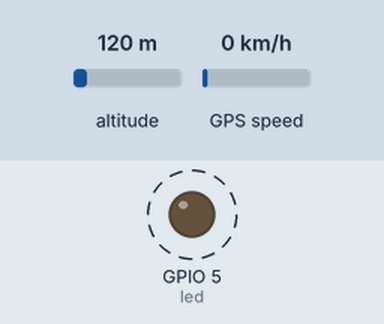
The program below on a simulated ESP32 board running MicroPython. On the bench: output pins drawn as LEDs (lit = HIGH). Dashed ring = blinking. Inputs (shaded band) come from the test bench; at power-on: altitude 120 m, GPS speed 0 km/h. The clock reads 2024-03-15 10:24:30 at power-on unless the program sets it; files the program writes start out absent; the GPS gets a fix after 3 s at 37.7749, -122.4194 with 8 satellites; what the program prints to the serial console is not drawn.

Above: at 1.36 s.
1.4 s: altitude set to 20 m
4.9 s: GPS speed set to 30 km/h
Timing chart, 0 to 14.4 s (numbered marks = the images above; inputs shaded):
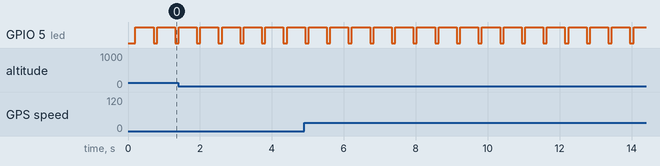

The program:

main.py
```python
# This is a sample Python script.

# Press ⌃R to execute it or replace it with your code.
# Press Double ⇧ to search everywhere for classes, files, tool windows, actions, and settings.

import time, os
from machine import Pin, UART

from utils.timeutils import strftime
from utils import logger
import mount_sd

# Start the buffer logger to capture initial logs
debug_logger = logger.DataLogger()
dlog = debug_logger.log


def initialisation():
    """ This module sets up the basic configuration """

    dlog('Starting Up. RTC not yet set, any log timestamps will be approximate.')

    dlog('Mounting SD Card.')
    sd = mount_sd.mount_sd('/sd')

    # Set up the file logger and then change the logger to use the file logger
    # this will also write previous log messages to the file
    dlog('Starting up file based logging backend')
    dlog_file = logger.LogBackendFile('/sd/debug', 'log', over_write=False)

    dlog('Swapping logging backend to file based logger')
    debug_logger.change_logger_backend(new_logger_backend= dlog_file, change_timestamp= 709943539, change_timestamp_key='datetime')


def main():

    initialisation()
    led = Pin(5, Pin.OUT)
    led.off()
    time.sleep(0.1)
    led.on()

    dlog('Booted Successfully and initialisation complete...')
    print('\n\n booted.........')

    # Now initialise the GPS
    dlog('Starting initialisation of the GPS. Setting UART2 to custom values to avoid conflicts')
    gpsModule = UART(2, baudrate = 9600, tx=32, rx=33)
    debug_logger.log_data(gpsModule)


    while True:

        dlog("Reading GPS line")

        gpsmsg = gpsModule.readline()
        debug_logger.log_data(gpsmsg)
        print(gpsmsg)

        # gpsModule.readline()
        # buff = str(gpsModule.readline())
        # dlog(buff)
        # print( buff )

        led.off()
        time.sleep(0.1)
        led.on()
        time.sleep(0.5)


    os.umount('/sd')

# Press the green button in the gutter to run the script.
if __name__ == '__main__':
    main()
```

timeutils.py
```python
import time


def strftime(time_to_format: time, str_format:str = ''):
    """ Basic string from time function operating on time object """
    return f"{time_to_format[0]:04d}{time_to_format[1]:02d}{time_to_format[2]:02d}{time_to_format[3]:02d}{time_to_format[4]:02d}{time_to_format[5]:02d}"
```

logger.py
```python
""" Micro Python simple logging framework"""

import time, json
from utils import folder
from utils.timeutils import strftime

class LogBackendBuffer():
    """ A list based log buffer"""

    logger_type = 'Buffer logger backend'

    def __init__(self) -> None:
        self.__log_buffer = []

    def log_data(self, log_data):
        """ Appends the latest log message to the buffer """
        self.__log_buffer.append(log_data)

    def __iter__(self):
        self.i = 0
        return self

    def __next__(self):
        # Stop iteration if there's nothing left to return
        if self.i >= len(self.__log_buffer):
            raise StopIteration

        # else return the next item in the list
        lb = self.__log_buffer[self.i]
        self.i += 1

        return json.dumps(lb)


class LogBackendFile():
    """ A file based logging backend """

    logger_type = 'File logger backend'

    def __init__(self, target_directory:str = None, file_name_pattern: str = None, file_format: str = 'JSON_LINE',
                 over_write: bool = False):
        self.__target_directory: str = target_directory
        self.__file_name_pattern: str = file_name_pattern
        self.__file_format: str = file_format,
        self.__over_write: bool = over_write

        # set up the file directory if it doesn't already exist
        folder.mkdir_if_not_exist(self.__target_directory)

        self.__open_file_backend(self.__file_name_pattern, time.gmtime(), self.__over_write)

    def __open_file_backend(self, file_name_pattern: str, timestamp: time, over_write: bool = False):
        """ Creates the filename string based on the pattern, log timestamp and supplied data or parameters """
        # todo: extend the filename patterns to be able to cope with different parameters
        # todo: implement the pattern detection!!!!

        filename = "{file_name_pattern}_{year}{month}{hour}{minute}{second}_UTC.jsonl".format(
            file_name_pattern = file_name_pattern,
            year = timestamp[0],
            month = timestamp[1],
            hour = timestamp[3],
            minute = timestamp[4],
            second = timestamp[5])

        self.__out_file_path = "{directory}/{filename}".format(directory = self.__target_directory, filename = filename)

        self.__logstream = open(self.__out_file_path,
                                mode=('w' if over_write else 'a'),
                                encoding='utf-8')

    def log_data(self, log_data, timestamp: time = time.gmtime()):
        """ logs a data payload to the logging backend """
        # todo: check for different logger types other than jsonlines
        # todo: check if time is after current duration, if so close and rotate fthe file

        # check if the backend is open, create it if not
        if self.__logstream is None:
            self.__open_file_backend(self.__file_name_pattern, timestamp, self.__over_write)

        # log the data to the backend
        self.__logstream.write(json.dumps(log_data))
        self.__logstream.write('\n')
        self.__logstream.flush()

    def close_logger(self):
        self.__logstream.close()

    def get_file_path(self) -> str:
        """ returns the full path and filename for the file currently writing to """
        return self.__out_file_path


class DataLogger():
    """" Data Logger is a lightweight MicroPython class which can write log files using a numer of different
    approaches """

    def __init__(self, logger_backend=None, print_outputs = False):
        self.__print_outputs = print_outputs
        self.__logstream = LogBackendBuffer() if logger_backend is None else logger_backend

    def log_data(self, log_data):
        if self.__print_outputs == True: print(str(log_data))

        self.__logstream.log_data(log_data)

    def log(self, message):
        """ Simple structure log message without a data payload. Will automatically wrap with a timestamp and the
        calling module """
        log_payload = {
            'datetime': strftime(time.gmtime()),
            'function': __name__,
            'log_level': '',
            'message': message
        }

        self.log_data(log_payload)

    def change_logger_backend(self, new_logger_backend, copy_logs=True, change_timestamp: int = 0, change_timestamp_key: str = '', delete_logs=False):
        """ Changes the logger backend whilst it is being used.
            Copy_logs = True:  will copy all previous log entries from the old log to the new log
            change_timestamp != 0 will modify any timestamp by the number of seconds given. This is useful when writing logs stored to a buffer before the RTC is set correctly
            change_timestanp_key: the key that should be associated with a timestamp to modify. this is applied only at the top level of each message, not recursive currently
            Delete_logs will delete any files associated with the current (previous) logging backend
        """

        if copy_logs == True:
            # loop through each of the entries in the current log
            for le in self.__logstream:
                # todo: if change timestamp is set then modify the timestamp it it's found
                if change_timestamp != 0 and change_timestamp_key != '':
                    log_message = json.loads(le)
                    if change_timestamp_key in log_message.keys():
                        # original timestamp is in formatted version
                        a = log_message[change_timestamp_key]

                        orig_time_s = time.mktime((int(a[0:4]), int(a[4:6]), int(a[6:8]), int(a[8:10]), int(a[10:12]), int(a[12:14]), 0, 1))

                        # convert to seconds after default
                        new_timestamp = orig_time_s + change_timestamp

                        log_message[change_timestamp_key] = strftime(time.gmtime(new_timestamp))

                else:
                    # only a simple copy is needed
                    log_message = le

                # Write the (potentially modified) log entry to the new backend
                new_logger_backend.log_data(log_message)

            # (maybe terminate the old logger) and swap the reference to the new logger
            self.__logstream = new_logger_backend


    def close_logger(self):
        self.__logstream.close_logger()
```

mount_sd.py
```python
import time, machine, os

def mount_sd(mount_dir):
    """
    SD Mounting code for Wemos Lolin D32 PRO
    :param mount_dir: path string, e.g.: /sd
    :return:
    """
    print('setting SDCard pins')
    try:
        sd = machine.SDCard(slot=2, sck=18, mosi=23, miso=19, cs=4)
    except OSError as e:
        if e.errno == -259:
            print('error: -259, SPI already in use')  # Happens sometimes on soft reboot
            print('resetting')
            machine.reset()
    print('Mounting sd...')
    os.mount(sd, mount_dir, readonly=False)
    print('sd mounted')
    return sd
```

folder.py
```python
import os

def mkdir_if_not_exist(path):
    try:
        os.mkdir(path)
    except OSError:
        pass
```

Measured:
- by itself, GPIO 5 (led): alternates HIGH for 0.50 s and LOW for 0.10 s
